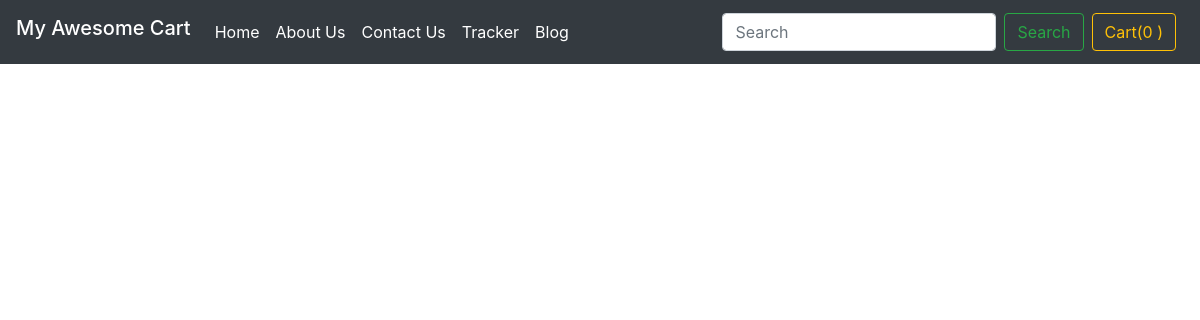
/blog/, run on an earlier commit of the app's database.
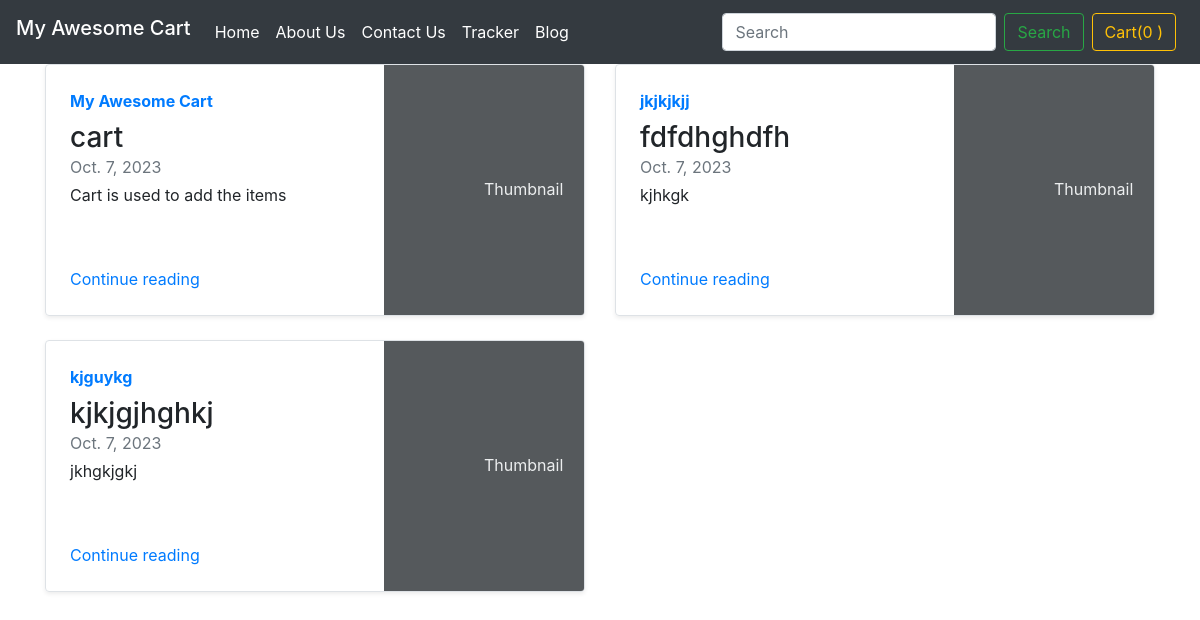
And on a later commit of the database.
### blog/models.py (models this page shows, shortened)
class Blogpost(models.Model):
    post_id= models.AutoField(primary_key=True)
    title= models.CharField(max_length=5000, default=" ")
    head0=models.CharField(max_length=500, default=" ")
    content_head0=models.CharField(max_length=5000, default=" ")
    head1=models.CharField(max_length=500, default=" ")
    content_head1=models.CharField(max_length=5000, default=" ")
    head2=models.CharField(max_length=500, default=" ")
    content_head2=models.CharField(max_length=5000, default=" ")
    pub_date=models.DateField()
    thumbnail = models.ImageField(upload_to='shop/image', default=" ")

### blog/views.py (the view)
# urls.py: path('',views.index,name='Home'),
def index(request):
    mypost = Blogpost.objects.all()
    return render(request , 'blog/index.html',{'mypost':mypost})

### blog/templates/blog/index.html (shortened to what this page needs)
{%extends 'blog/basic.html'%}
{%block body%}
<div class="container mt-3">
  <div class="row my-2">
    {% for item in mypost %}
    <div class="col-md-6">
      <div class="row no-gutters border rounded overflow-hidden flex-md-row mb-4 shadow-sm h-md-250 position-relative">
        <div class="col p-4 d-flex flex-column position-static">
          <strong class="d-inline-block mb-2 text-primary">{{item.title}}</strong>
          <h3 class="mb-0">{{item.head0}}</h3>
          <div class="mb-1 text-muted">{{item.pub_date}}</div>
          <p class="card-text mb-auto">{{item.content_head0}}</p>
          <a href="blogpost/{{item.post_id}}" class="stretched-link">Continue reading</a>
        </div>
        <div class="col-auto d-none d-lg-block">
          <svg class="bd-placeholder-img" width="200" height="250" xmlns="http://www.w3.org/2000/svg"
            preserveAspectRatio="xMidYMid slice" focusable="false" role="img" aria-label="Placeholder: Thumbnail">
            <rect width="100%" height="100%" fill="#55595c"></rect><text x="50%" y="50%" fill="#eceeef"
              dy=".3em">Thumbnail</text>
          </svg>
        </div>
      </div>
      {% if forloop.counter|divisibleby:2 %}
    </div>
    <div class="row my-2">
      {% endif%}
    </div>
      {% endfor%}
  </div>
    {%endblock%}

What changed in the data, as far as the page shows it:
added Blogpost: title "My Awesome Cart", head0 "cart", pub_date "Oct. 7, 2023", content_head0 "Cart is used to add the items"
added Blogpost: title "jkjkjkjj", head0 "fdfdhghdfh", pub_date "Oct. 7, 2023", content_head0 "kjhkgk"
added Blogpost: title "kjguykg", head0 "kjkjgjhghkj", pub_date "Oct. 7, 2023", content_head0 "jkhgkjgkj"
